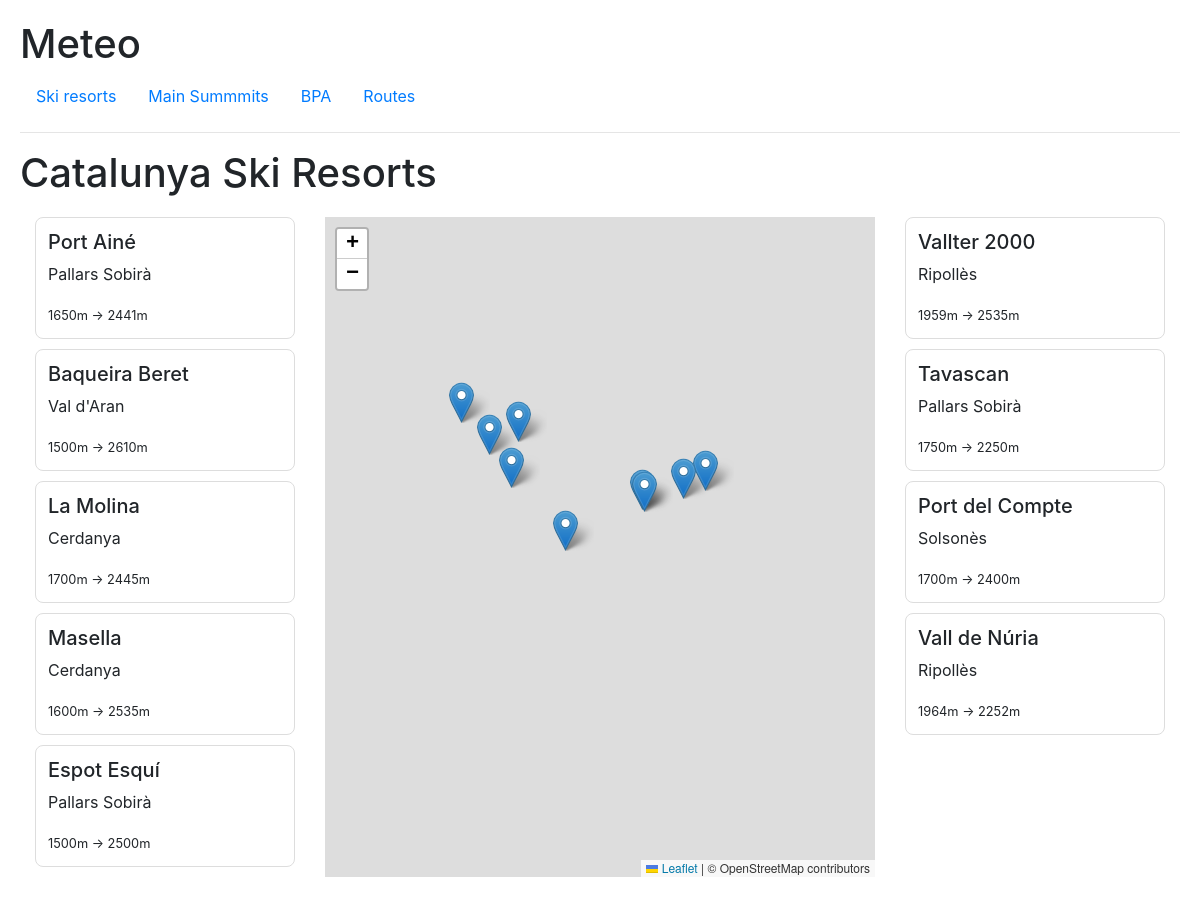
The app's page /skiresorts/ with its own data.
### meteo/models.py (models this page shows, shortened)
class Resort(models.Model):
    name = models.CharField(max_length = 64)
    slug = models.SlugField(unique=True)
    latitude = models.DecimalField(max_digits=9, decimal_places=6)
    longitude = models.DecimalField(max_digits=10, decimal_places=6)
    base_elevation = models.IntegerField()
    top_elevation = models.IntegerField()
    region = models.CharField(max_length=50)
    description = models.TextField()

### meteo/views.py (the view)
# urls.py: path("skiresorts/", views.skiresorts, name="skiresorts"),
def skiresorts(request):
    resorts = Resort.objects.all()
    resorts_data = [
        {
            "id": r.id,
            "name": r.name,
            "lat": float(r.latitude),
            "lon": float(r.longitude),
        }
        for r in resorts
    ]
    return render(request, "meteo/skiresorts.html", {
        "resorts": resorts,
        "resorts_json": resorts_data,  # Pass the same data for JavaScript use
    })

### meteo/templates/meteo/skiresorts.html (shortened to what this page needs)
{% extends "meteo/layout.html" %}
{% load static %}
{% block extra_head %}
<link rel="stylesheet" href="https://unpkg.com/leaflet/dist/leaflet.css"/>
{% endblock %}
{% block body %}
    <h1>Catalunya Ski Resorts</h1>
    <div class="container-fluid dashboard">
        <div class="row">
            <div class="col-lg-3 order-lg-1 col-12 order-2 resort-column">
            {% for resort in resorts|slice:":5" %}
            <div class="resort-card" data-name="{{ resort.name }}">
                <h5>{{ resort.name }}</h5>
                <p>{{ resort.region }}</p>
                <small>{{ resort.base_elevation }}m → {{ resort.top_elevation }}m</small>
            </div>
            {% endfor %}
            </div>
            <div class="col-lg-6 col-12 order-1 map-column">
            <div id="map"></div>
            </div>
            <div class="col-lg-3 order-lg-3 col-12 order-3 resort-column">
            {% for resort in resorts|slice:"5:" %}
            <div class="resort-card" data-name="{{ resort.name }}">
                <h5>{{ resort.name }}</h5>
                <p>{{ resort.region }}</p>
                <small>{{ resort.base_elevation }}m → {{ resort.top_elevation }}m</small>
            </div>
            {% endfor %}
            </div>
        </div>
    </div>
{% endblock %}

### meteo/templates/meteo/layout.html (shortened to what this page needs)
{% load static %}
<!DOCTYPE html>
<html lang="en">
    <head>
        <link rel="stylesheet" href="https://stackpath.bootstrapcdn.com/bootstrap/4.4.1/css/bootstrap.min.css">
        <link href="{% static 'meteo/styles.css' %}" rel="stylesheet">
        {% block extra_head %}
        {% endblock %}
    </head>
    <body>
        <h1>Meteo</h1>
        <ul class="nav">
                <li class="nav-item">
                    <a class="nav-link" href="{% url 'skiresorts' %}">Ski resorts</a>
                </li>
                <li class="nav-item">
                    <a class="nav-link" href="">Main Summmits</a>
                </li>
                <li class="nav-item">
                    <a class="nav-link" href="">BPA</a>
                </li>
                <li class="nav-item">
                    <a class="nav-link" href="">Routes</a>
                </li>
        </ul>
        <hr>
        {% block body %}
        {% endblock %}
    </body>
</html>

### meteo/static/meteo/styles.css (style rules this page uses)
body { padding: 20px; }
.dashboard { margin-top: 20px; }
#map { height: 400px; }
@media (min-width: 992px) { .dashboard { height: 700px; } }
@media (min-width: 992px) { #map { height: 100%; } }
@media (min-width: 992px) { .resort-column { height: 100%; } }
.resort-card { background: white; border: 1px solid #ddd; border-radius: 8px; padding: 12px; margin-bottom: 10px; }

### records on screen
Resort: name "Port Ainé", region "Pallars Sobirà", base_elevation "1650", top_elevation "2441"
Resort: name "Baqueira Beret", region "Val d'Aran", base_elevation "1500", top_elevation "2610"
Resort: name "La Molina", region "Cerdanya", base_elevation "1700", top_elevation "2445"
Resort: name "Masella", region "Cerdanya", base_elevation "1600", top_elevation "2535"
Resort: name "Espot Esquí", region "Pallars Sobirà", base_elevation "1500", top_elevation "2500"
Resort: name "Vallter 2000", region "Ripollès", base_elevation "1959", top_elevation "2535"
Resort: name "Tavascan", region "Pallars Sobirà", base_elevation "1750", top_elevation "2250"
Resort: name "Port del Compte", region "Solsonès", base_elevation "1700", top_elevation "2400"
Resort: name "Vall de Núria", region "Ripollès", base_elevation "1964", top_elevation "2252"
